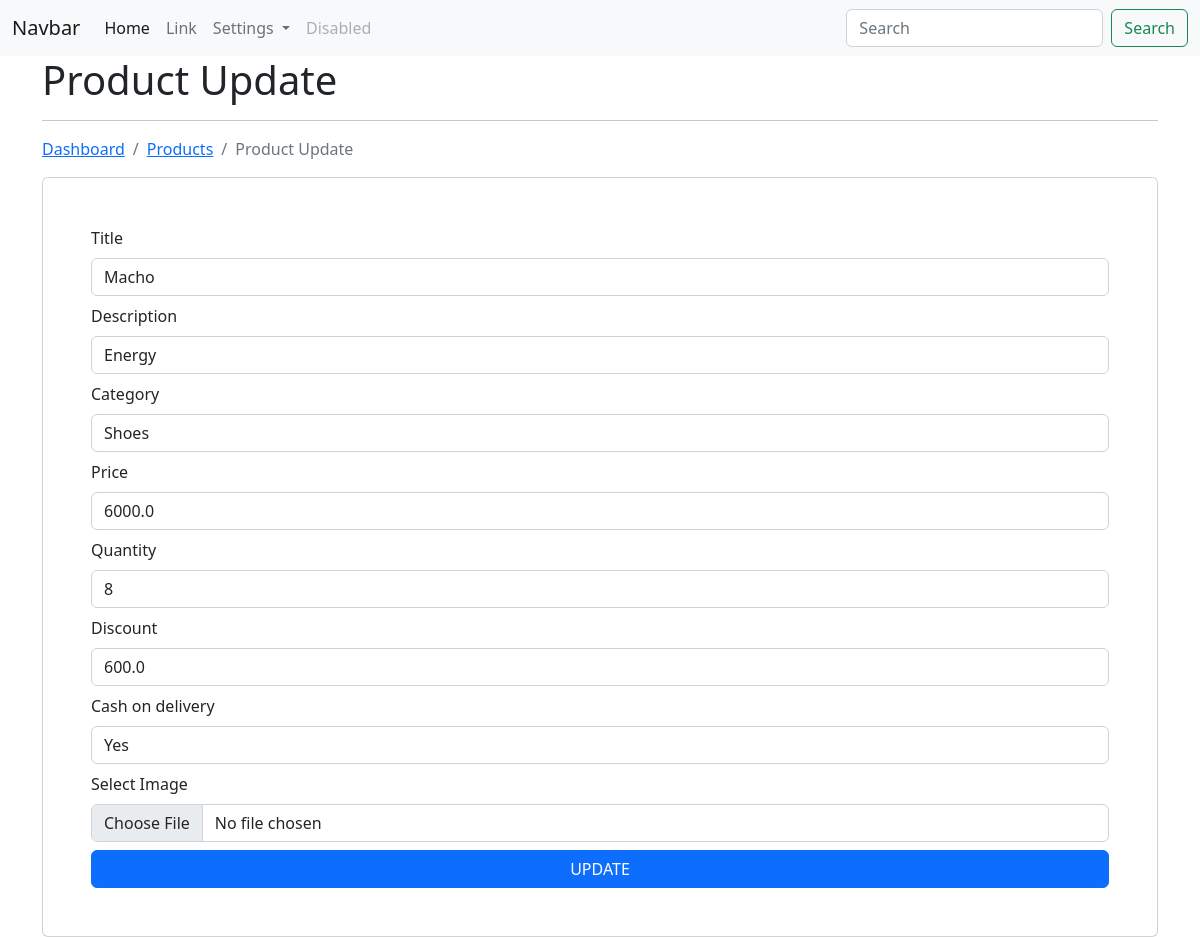
The page /ecom/product/edit/4 (signed in) on the database as committed earlier.
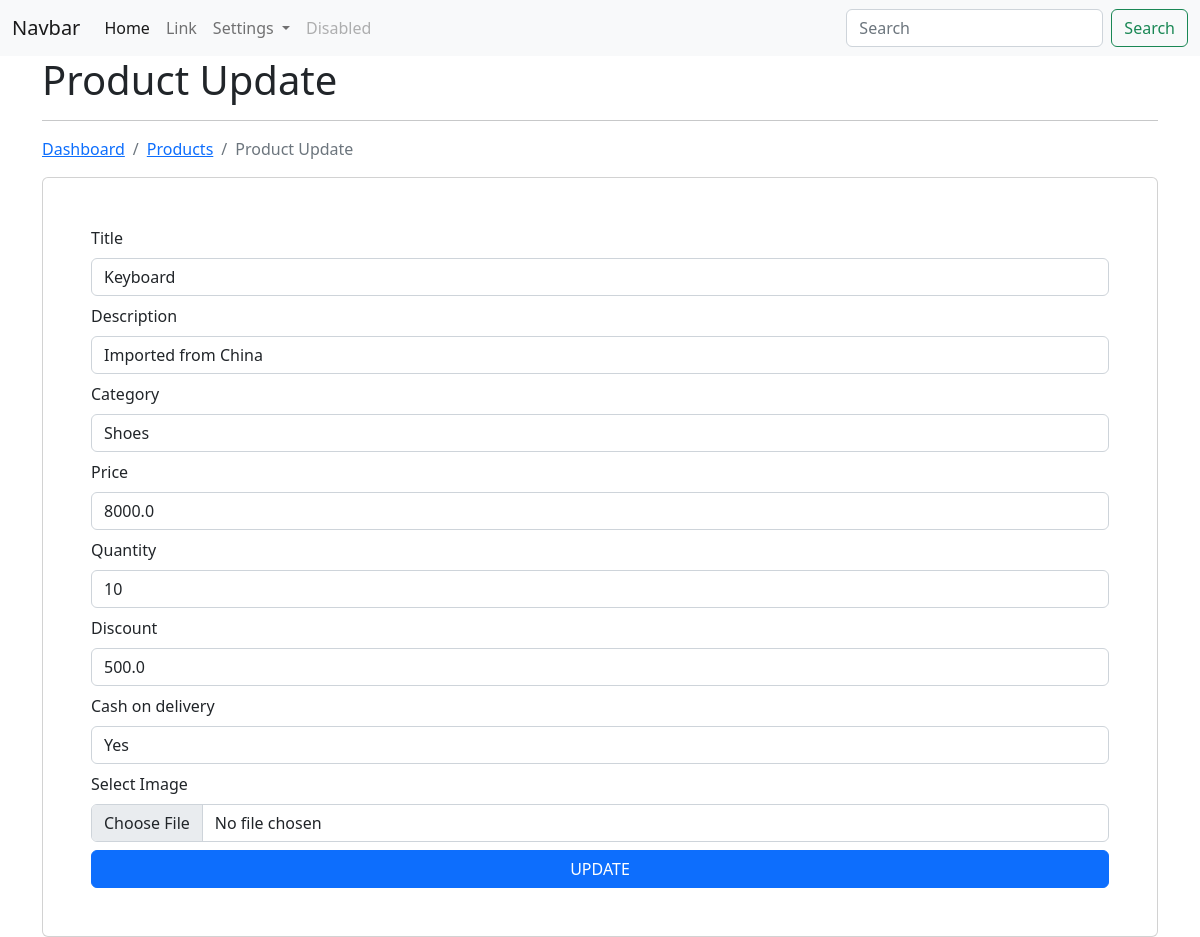
The same page on the database as committed later.
### app_ecom/models.py (models this page shows, shortened)
class Product(models.Model):
    title = models.CharField(max_length=200)
    desc = models.CharField(max_length=200)
    category = models.ForeignKey(Category, on_delete=models.CASCADE)
    price = models.FloatField()
    image = models.FileField(null=True, blank=True, upload_to='products/')
    quantity = models.IntegerField()
    discount = models.FloatField()
    cod = models.CharField(max_length=100)
    user = models.ForeignKey(User, on_delete=models.CASCADE)
    class Meta:
        db_table = 'app_products'

### app_ecom/views.py (the view)
# urls.py: path('product/edit/<int:id>', views.product_edit, name='edit-product'),
@login_required(login_url='/authentication/login/')
def product_edit(request, id):
    product = Product.objects.get(id=id)
    categories = Category.objects.all()
    context = {"data": product, "categories": categories}
    return render(request, 'products/product_edit.html', context)

### templates/products/product_edit.html (shortened to what this page needs)
{% extends 'layouts/master.html' %}
{% block content %}
<div class="container">
    <h1>Product Update</h1>
    <hr>
    <nav aria-label="breadcrumb">
        <ol class="breadcrumb">
          <li class="breadcrumb-item"><a href="{% url 'dashboard' %}">Dashboard</a></li>
          <li class="breadcrumb-item"><a href="{% url 'list-product' %}">Products</a></li>
          <li class="breadcrumb-item active">Product Update</li>
        </ol>
    </nav>
    <div class="card p-5">
        <form action="{% url 'update-product' %}" method="post" enctype="multipart/form-data">
            <div class="form-group mb-2">
                <label for="title">Title</label>
                <input type="text" name="title" value="{{data.title}}" class="form-control mt-2">
            </div>
            <div class="form-group mb-2">
                <label for="desc">Description</label>
                <input type="text" name="desc" value="{{data.desc}}" class="form-control mt-2">
            </div>
            <div class="form-group mb-2">
                <label for="category">Category</label>
                <select name="category" class="form-control mt-2">
                    {% for val in categories %}
                    <option value="{{val.id}}">{{val.category_name}}</option>
                    {% endfor %}
                </select>
            </div>
            <div class="form-group mb-2">
                <label for="price">Price</label>
                <input type="text" name="price" value="{{data.price}}" class="form-control mt-2">
            </div>
            <div class="form-group mb-2">
                <label for="quantity">Quantity</label>
                <input type="text" name="quantity" value="{{data.quantity}}" class="form-control mt-2">
            </div>
            <div class="form-group mb-2">
                <label for="discount">Discount</label>
                <input type="text" name="discount" value="{{data.discount}}" class="form-control mt-2">
            </div>
            <div class="form-group mb-2">
                <label for="cod">Cash on delivery</label>
                <input type="text" name="cod" value="{{data.cod}}" class="form-control mt-2">
            </div>
            <div class="form-group mb-2">
                <label for="image">Select Image</label>
                <input type="file" class="form-control mt-2" name="image" value="{{ data.image }}">
            </div>
            <input type="submit" class="btn btn-primary col-12" value="UPDATE">
        </form>
    </div>
</div>
{% endblock content %}

Rows that differ between the two databases and show on the page:
changed Product "Yes": title "Macho" → "Keyboard"; desc "Energy" → "Imported from China"; price "6000.0" → "8000.0"; quantity "8" → "10"; discount "600.0" → "500.0"
